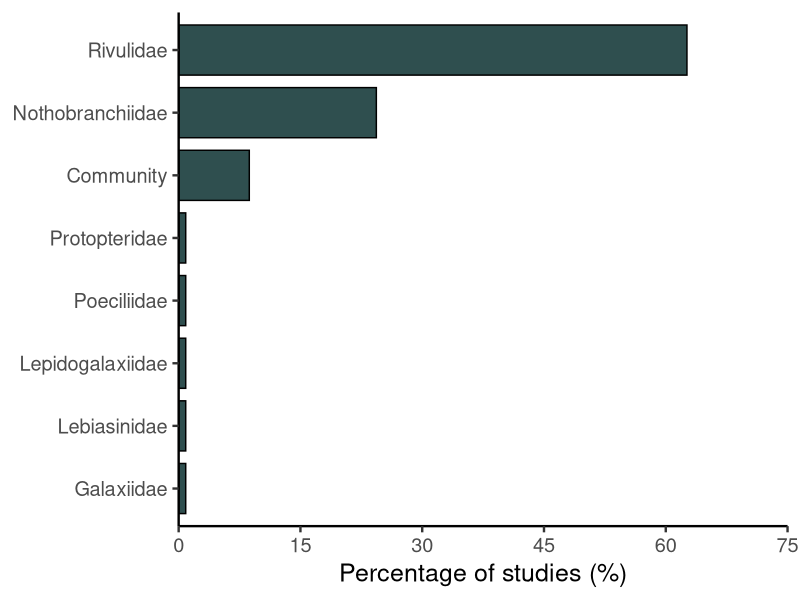
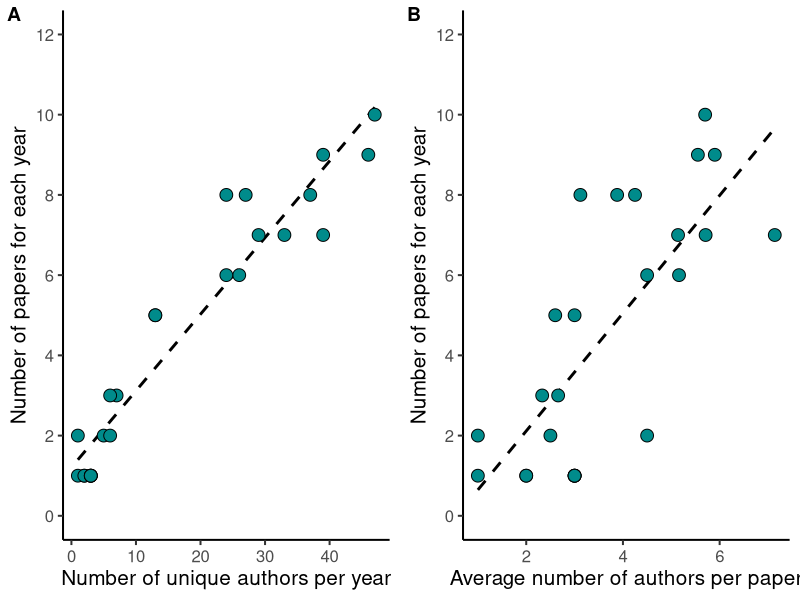
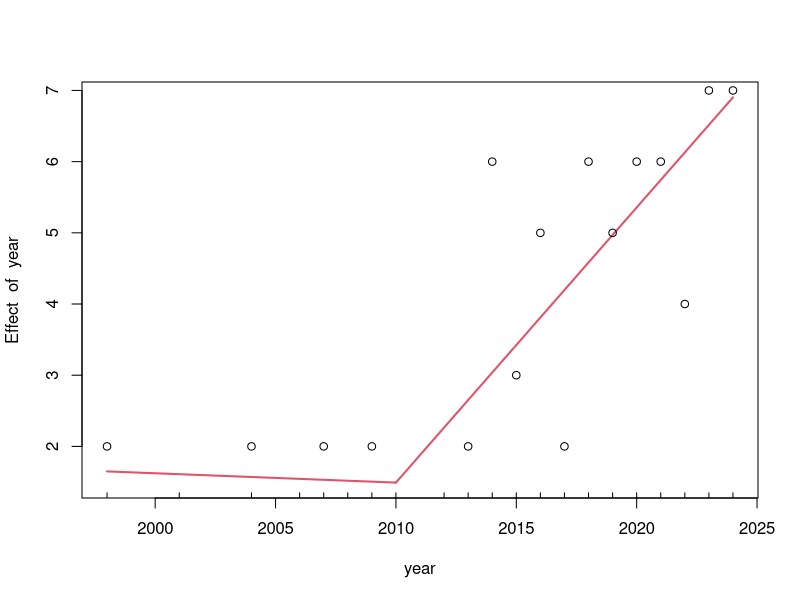
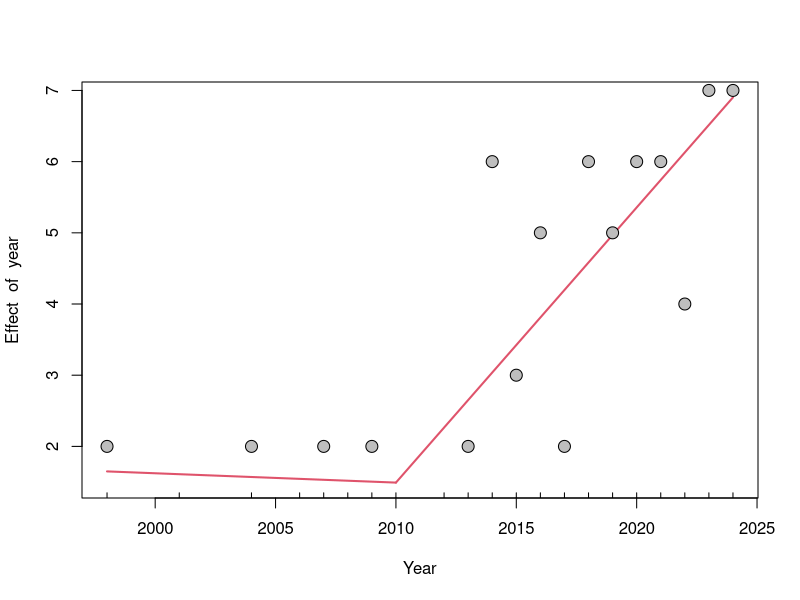
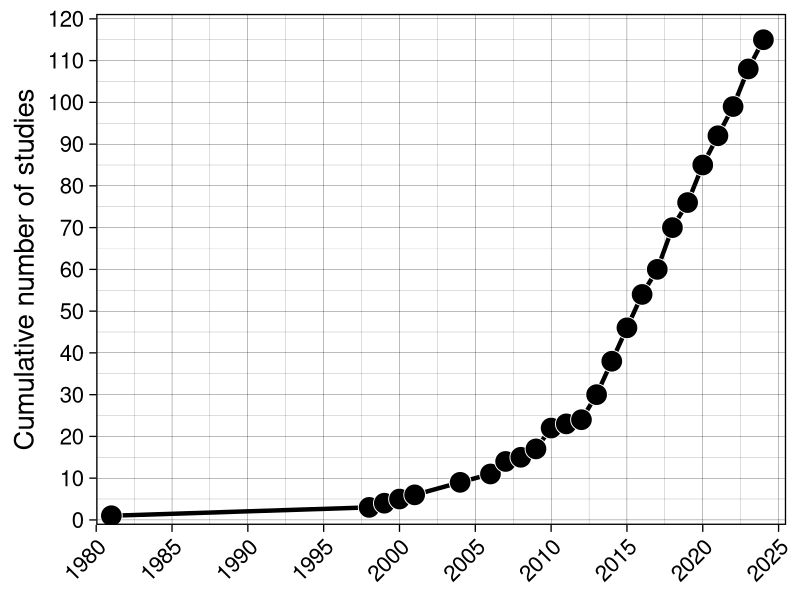
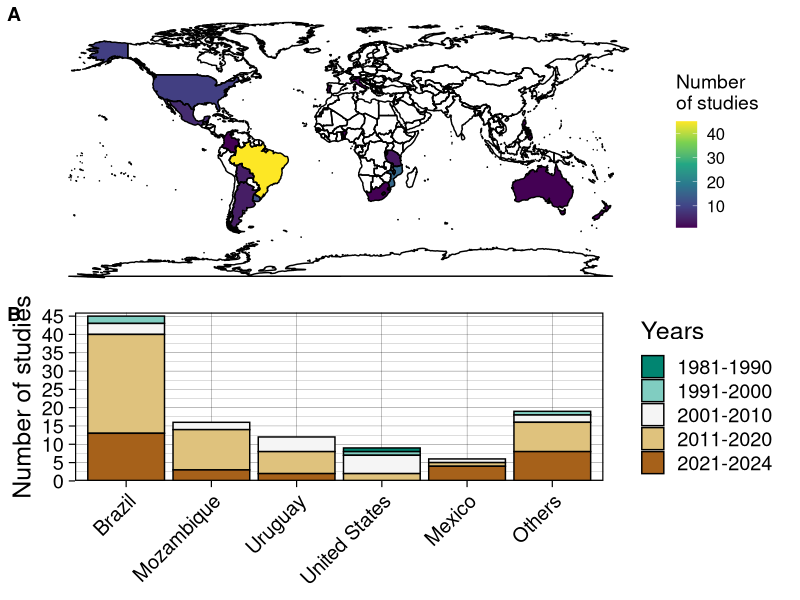
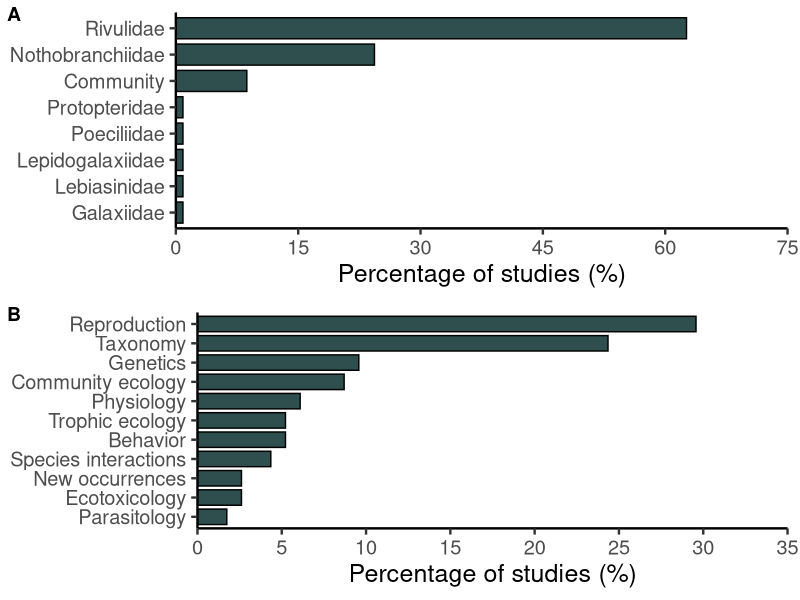
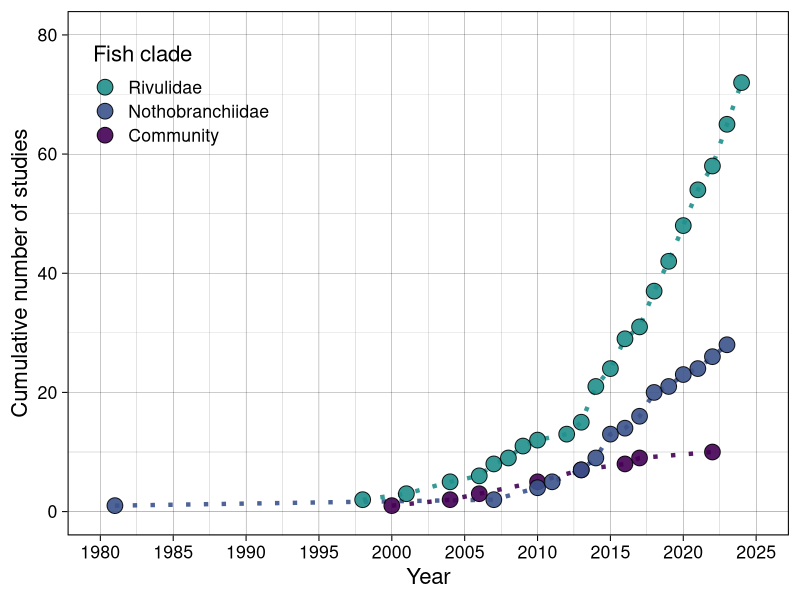

R code for these plots, in order:
# Packages and data ---------------
library(readxl)
library(tidyverse)
library(RColorBrewer)
library(cowplot)
library(segmented)

data <- read_excel("raw_data.xlsx")

# Figure 1 ---------------------------
year_count <- data %>% 
  count(year)

Figure_1 <- year_count %>% 
  arrange(year) %>%  
  mutate(cumulative_n = cumsum(n)) %>%  
  ggplot(aes(x = year, y = cumulative_n)) +
  geom_line(color = "black", size = 1.5)+
  geom_point(size = 7, pch = 21, bg = "black",
             col = "white", alpha = 1)+
  scale_y_continuous(expand = c(0.01,0), breaks = seq(0, 120, by = 10),
                     limits = c(0,120))+
  scale_x_continuous(breaks = seq(1980, 2025, by = 5),
                     limits = c(1980, 2025.5),
                     expand = c(0,0))+
  theme_linedraw(base_size = 20)+
  theme(axis.text.x=element_text( 
    angle = 45, hjust = 1))+
  labs(x = NULL, y = "Cumulative number of studies")


ggsave("Figure_1.tiff", width = 11, height = 8)

# Figure 2 ---------------------------
## A)
country_count <- data %>% 
  count(country)

country_df <- country_count[-17,]
world_map <- map_data(map = "world")

country_df$country <- as.factor(country_df$country)
levels(country_df$country)[levels(country_df$country) == "United States"] <- "USA"

f2a <- ggplot(country_df) +
  geom_map(aes(map_id = country, 
               fill = n), map = world_map) +
  geom_polygon(data = world_map, aes(x = long, y = lat,
                                     group = group),
               colour = 'black', fill = NA) +
  expand_limits(x = world_map$long, y = world_map$lat) +
  scale_fill_viridis_c(name = "Number \nof studies")+
  coord_fixed()+
  theme_map()

## B)
country_year_count <- data %>% 
  count(country, year)

country_year_count <- country_year_count[-c(66:70),]

top_countries <- country_year_count %>%
  group_by(country) %>%
  summarise(total_studies = sum(n)) %>%
  arrange(desc(total_studies)) %>%
  slice_head(n = 5) %>%
  pull(country)

country_year_count <- country_year_count %>%
  mutate(country = if_else(country %in% top_countries, as.character(country), "Others")) %>%
  filter(country %in% c(top_countries, "Others"))

country_year_count <- country_year_count %>%
  mutate(decade = case_when(
    year %in% 1981:1990 ~ "1981-1990",
    year %in% 1991:2000 ~ "1991-2000",
    year %in% 2001:2010 ~ "2001-2010",
    year %in% 2011:2020 ~ "2011-2020",
    year %in% 2021:2024 ~ "2021-2024"
  ))

result <- country_year_count %>%
  group_by(country, decade) %>%
  summarise(total_studies = sum(n))

result$country <- factor(result$country,
                         levels = c("Brazil", "Mozambique",
                                    "Uruguay", "United States", 
                                    "Mexico", "Others"))

f2b <- result %>% 
  ggplot(aes(x = country, y = total_studies,
             fill = decade)) +
  geom_bar(stat = "identity", position="stack",
           color = "black") +
  theme_linedraw(base_size = 18)+
  theme(axis.text.x=element_text( 
    angle = 45, hjust = 1,
  )
  )+
  labs(x = NULL, y = "Number of studies",
       fill = "Years")+
  scale_y_continuous(expand = c(0,0),
                     breaks = seq(0, 45, by = 5),
                     limits = c(0,46))+
  scale_fill_brewer(palette="BrBG",
                    direction = -1)

Figure_2 <- plot_grid(f2a, f2b,
                      nrow = 2, labels = "AUTO")

ggsave("Figure_2.jpg", width = 15, height = 13)

# Figure 3 -----------------------
## Groups
family_count <- data %>% 
  count(family)

family_count$perc <- (family_count$n / sum(family_count$n)) *100
family_count$relative <- family_count$n / sum(family_count$n)
sum(family_count$perc)

p1 <- family_count %>% 
  mutate(perc = round(perc, 2)) %>%
  ggplot(aes(x = reorder(family, perc), y = perc))+
  geom_bar(stat = "identity", width = 0.8,
           fill = "darkslategrey", color = "black")+
  labs(x = NULL, y = "Percentage of studies (%)")+
  scale_y_continuous(expand = c(0,0), breaks = seq(0, 75, by = 15),
                     limits = c(0,75))+
  theme_classic(base_size = 18)+
  coord_flip()

p1

## Topics
topic_count <- data %>% 
  count(topic)

topic_count$perc <- (topic_count$n / sum(topic_count$n)) *100
topic_count$relative <- topic_count$n / sum(topic_count$n)
sum(topic_count$perc)

p2 <- topic_count %>% 
  mutate(perc = round(perc, 2)) %>%
  ggplot(aes(x = reorder(topic, perc), y = perc))+
  geom_bar(stat = "identity", width = 0.8,
           fill = "darkslategrey", color = "black")+
  labs(x = NULL, y = "Percentage of studies (%)")+
  scale_y_continuous(expand = c(0,0), breaks = seq(0, 35, by = 5),
                     limits = c(0,35))+
  theme_classic(base_size = 18)+
  coord_flip()

Figure_3 <- plot_grid(p1, p2, nrow = 2, labels = "AUTO")

ggsave("Figure_3.tiff", width = 10, height = 12)

# Table 2 -----------------------
## Topics by family

df <- data %>%
  group_by(family, topic) %>%
  summarise(count = n()) %>%
  ungroup()


# Figure 4 -----------------------
## Group per year

specific_families <- c("Rivulidae",
                       "Nothobranchiidae", 
                       "Community")

family_counts <- data %>%
  filter(family %in% specific_families) %>% 
  group_by(family, year) %>%
  summarise(count = n()) %>%
  ungroup()

family_counts$family <- as.factor(family_counts$family)
levels(family_counts$family)
family_counts$family <- factor(family_counts$family, 
                               levels = rev(levels(family_counts$family)) )


Figure_4 = family_counts %>% 
  arrange(year) %>% 
  group_by(family) %>%
  mutate(cumulative_n = cumsum(count)) %>% 
  ggplot(aes(x = year, y = cumulative_n,
             color = family, group = family,
             fill = family)) +
  geom_line(size = 1.5,
            linetype = 21,
            alpha = 0.9, show.legend = FALSE)+
  geom_point(size = 5, pch = 21,
             col = "black",alpha = 0.9)+
  ylim(0,80)+
  labs(x = "Year", y = "Cumulative number of studies", 
       fill = "Fish clade") +
  #facet_wrap(~family, nrow = 3,
  #          scales = "free")+
  scale_fill_viridis_d(end = 0.5, direction = -1) +  
  scale_color_viridis_d(end = 0.5, direction = -1) +
  scale_x_continuous(breaks = seq(1980, 2025, by = 5),
                     limits = c(1980, 2025))+
  theme_linedraw(base_size = 16)+
  theme(strip.text = element_text(size = 15),
        legend.position = c(0.02, 0.96),  
        legend.justification = c(0, 1),  
        legend.background = element_blank(), 
        legend.key = element_blank()) 

ggsave("Figure_4.tiff", width = 7, height = 6)

# Figure 5 -----------------------
## Topic per year

data$topic
topic_counts <- data %>%
  group_by(topic, year) %>%
  summarize(count = n(), .groups = "drop") %>% 
  complete(topic, year, fill = list(n = 0))

topic_counts$count <- replace(topic_counts$count, 
                              is.na(topic_counts$count), 0)

topic_counts$topic <- factor(topic_counts$topic,
                             levels = c("Reproduction",
                                        "Taxonomy",
                                        "Genetics",
                                        "Community ecology",
                                        "Physiology",
                                        "Trophic ecology",
                                        "Species interactions",
                                        "Behavior",
                                        "New occurrences",
                                        "Ecotoxicology",
                                        "Parasitology"))

topic_counts$topic <- factor(topic_counts$topic, 
                             levels = rev(levels(topic_counts$topic)) )


textcol <- "black"

Figure_5 <- topic_counts %>%
  ggplot(aes(x = factor(year), y = factor(topic), 
             fill = count)) +
  geom_tile(color = "black", size = 1.1) +
  scale_fill_gradient(low = "white", high = "darkorchid4")+
  scale_y_discrete(expand=c(0, 0))+
  scale_x_discrete(expand = c(0,0))+
  theme_grey(base_size=18)+
  theme(legend.position="right", legend.direction="vertical",
        legend.title=element_text(colour=textcol),
        legend.margin=margin(grid::unit(0, "cm")),
        legend.text=element_text(colour=textcol, size=20, face="bold"),
        legend.key.height=grid::unit(1.5, "cm"),
        legend.key.width=grid::unit(0.5, "cm"),
        axis.text.x=element_text(size=18, colour=textcol, 
                                 angle = 45, hjust = 1),
        axis.text.y=element_text(vjust=0.2, colour=textcol),
        axis.ticks=element_line(size=0.4),
        plot.background=element_blank(),
        panel.border=element_blank(),
        plot.margin=margin(0.7, 0.4, 0.1, 0.2, "cm"),
        plot.title=element_text(colour=textcol, hjust=0, size=14, face="bold")
  )+ 
  labs(fill = NULL, x = NULL, y = NULL)

ggsave("Figure_5.jpg", width = 14, height = 8)

# Exponential regression ---------
year_count <- data %>% 
  count(year)

model <- lm(log(n) ~ year, data = year_count)
summary(model)

# Spearman correlations ---------------------
authors = read_excel("authors_per_year.xlsx")
authors$authors_per_paper_mean = as.numeric(authors$authors_per_paper_mean)
cor.test(authors$single_authors, authors$n_papers_year,
         method = "spearman")
cor.test(authors$authors_per_paper_mean, authors$n_papers_year,
         method = "spearman")

# Figure S3 ----------------------
aut1 = authors %>% 
  ggplot(aes(x = single_authors, y = n_papers_year))+
  geom_smooth(method = "glm",
              se = F, linetype = "dashed",
              color = "black")+
  geom_point(size = 4, shape = 21, fill = "cyan4")+
  theme_classic(base_size = 15)+
  scale_y_continuous(limits = c(0, 12),
                     breaks = seq(0, 12, by = 2))+
  labs(x = "Number of unique authors per year", 
       y = "Number of papers for each year")

aut2 = authors %>% 
  ggplot(aes(x = authors_per_paper_mean, y = n_papers_year))+
  geom_smooth(method = "glm",
              se = F, linetype = "dashed",
              color = "black")+
  geom_point(size = 4, shape = 21, fill = "cyan4")+
  theme_classic(base_size = 15)+
  scale_y_continuous(limits = c(0, 12),
                     breaks = seq(0, 12, by = 2))+
  labs(x = "Average number of authors per paper", 
       y = "Number of papers for each year")

aut3 = plot_grid(aut1, aut2, labels = "AUTO",
                 nrow = 1)
aut3
ggsave("Figure_S3.jpg", aut3, width = 10)

# Figure S5 --------------------
sp_year = read_excel("description_year_Rivulidae.xlsx")


sp_year_df = sp_year %>%
  group_by(description_year) %>%
  summarise(count = n()) %>%
  arrange(desc(count))

min(sp_year_df$description_year)

fig_s5 = sp_year_df %>%
  ggplot(aes(x = description_year, y = count))+
  geom_bar(stat = "identity", width = 1,
           color = "black",
           fill = "cyan4")+
  scale_x_continuous(limits = c(1860, 2025),
                     breaks = seq(1860, 2025, by = 5))+
  scale_y_continuous(limits = c(0,5),
                     breaks = seq(0, 5, by = 1),
                     expand = c(0,0))+
  theme_classic(base_size = 12)+
  theme(axis.text.x=element_text( 
    angle = 90, hjust = 1))+
  labs(x = "Years", y =  "Number of Rivulidae species described")

ggsave("Figure_S5.jpg", fig_s5)

# Segmented regression ---------------------
rivulidae_data <- data %>% filter(family == "Rivulidae")
artigos_por_ano <- rivulidae_data %>% count(year)
modelo_linear <- lm(n ~ year, data = artigos_por_ano)

modelo_segmentado <- segmented(modelo_linear, seg.Z = ~year, psi = 2013)

modelo_segmentado_2012 <- segmented(modelo_linear, seg.Z = ~year, 
                                         psi = c(2012))
summary(modelo_segmentado)
summary(modelo_segmentado_2012)
plot(modelo_segmentado)
points(artigos_por_ano$year, artigos_por_ano$n)

modelo_segmentado_v2 <- segmented(modelo_linear, seg.Z = ~year)
summary(modelo_segmentado_v2)
plot(modelo_segmentado_v2,
     xlab = "Year", lwd = 2)
points(artigos_por_ano$year, artigos_por_ano$n,
       pch = 21, cex = 1.6, col = "black",
       bg = "grey"
)
?points

# Figure S7 ----------------
png("Figure_S7.png", width = 8, height = 6, units = "in", res = 300)

plot(modelo_segmentado_v2, xlab = "Year", lwd = 2)
points(artigos_por_ano$year, artigos_por_ano$n, 
       pch = 21, cex = 2, col = "black", bg = "grey")

dev.off()
